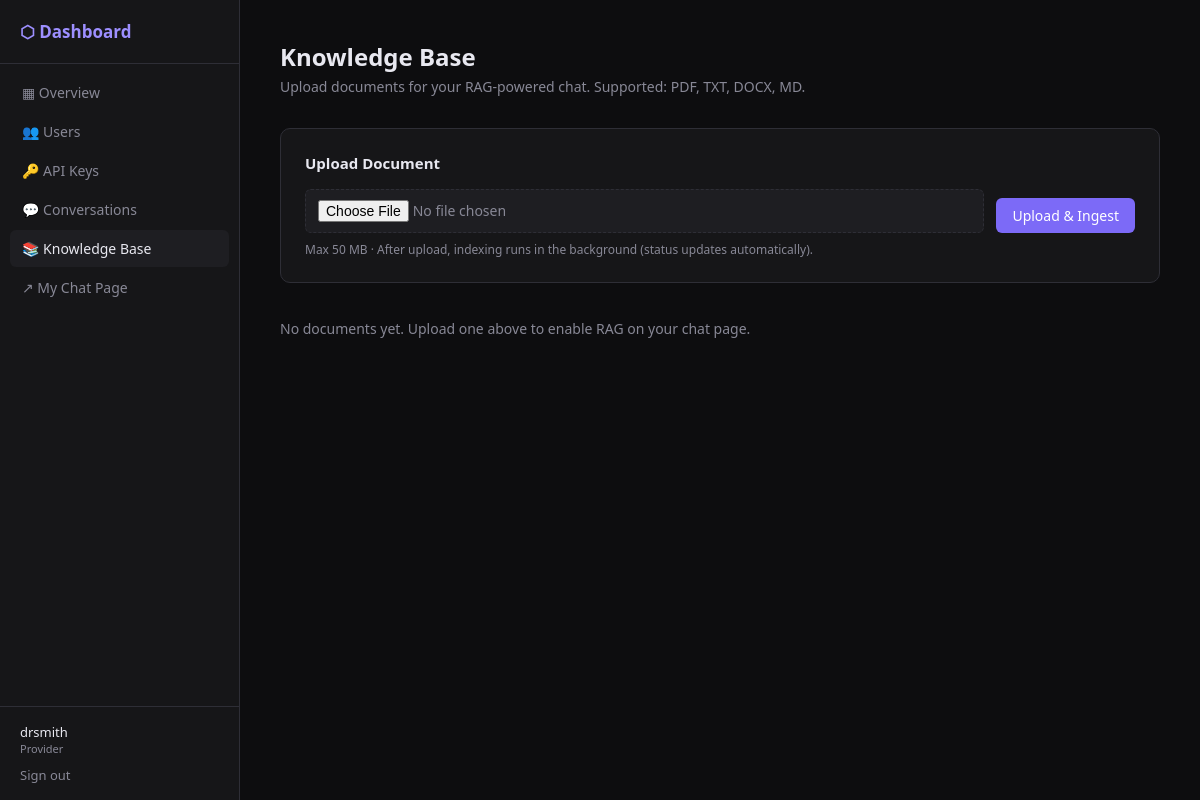
The app's page /dashboard/rag/documents/ (signed in), older data.
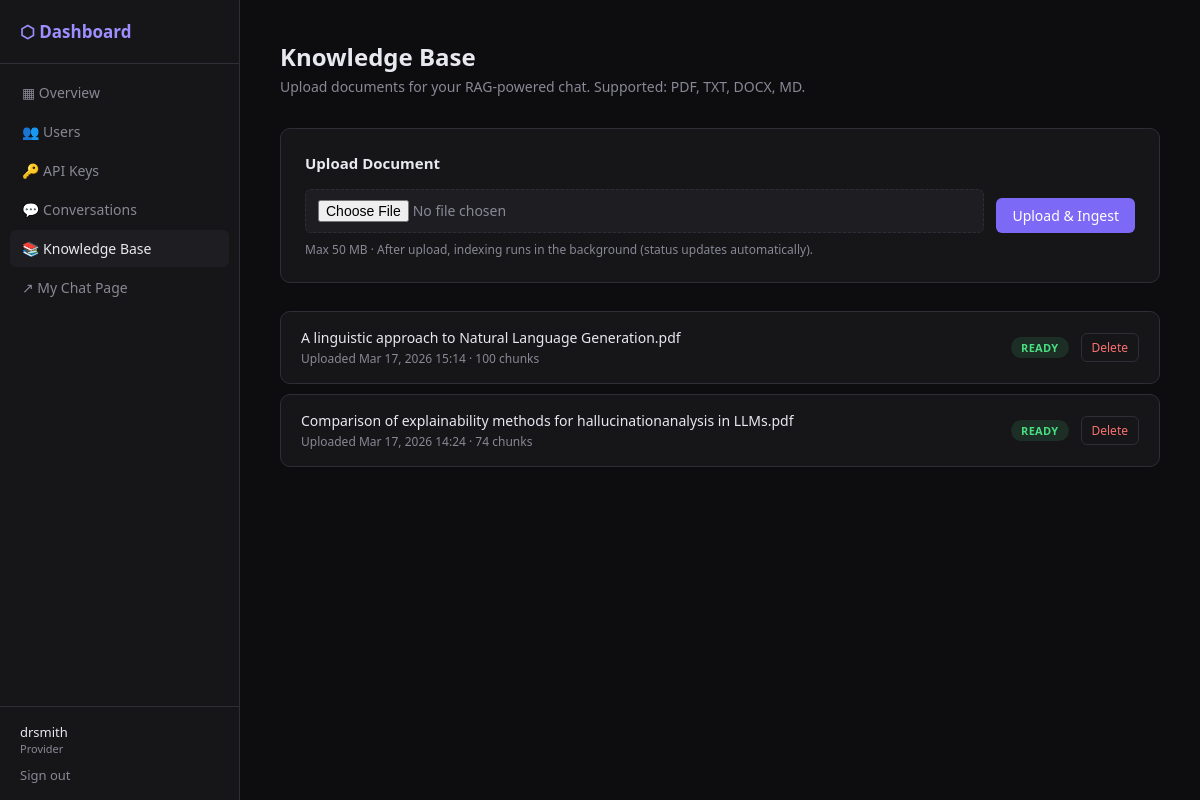
The same page, newer data.
### rag/models.py (models this page shows, shortened)
class ProviderDocument(models.Model):
    class Status(models.TextChoices):
        PENDING   = 'pending',   'Pending'
        INGESTING = 'ingesting', 'Ingesting'
        READY     = 'ready',     'Ready'
        ERROR     = 'error',     'Error'
    provider      = models.ForeignKey(User, on_delete=models.CASCADE,
                                      related_name='documents')
    file          = models.FileField(upload_to=upload_path)
    original_name = models.CharField(max_length=255)
    status        = models.CharField(max_length=10, choices=Status.choices,
                                     default=Status.PENDING)
    error_message = models.TextField(blank=True)
    chunk_count   = models.PositiveIntegerField(default=0)
    uploaded_at   = models.DateTimeField(auto_now_add=True)
    class Meta:
        ordering = ['-uploaded_at']

### rag/views.py (the view)
# urls.py: path('documents/',                  views.DocumentListView.as_view(),       name='rag_documents'),
class DocumentListView(BtierRequiredMixin, View):
    def get(self, request):
        docs = ProviderDocument.objects.filter(provider=request.user)
        try:
            embed_cfg = request.user.embedding_config
        except ProviderEmbeddingConfig.DoesNotExist:
            embed_cfg = None
        return render(request, 'rag/documents.html', {
            'documents':       docs,
            'embed_cfg':       embed_cfg,
            'model_choices':   EMBED_MODEL_CHOICES,
        })

### rag/views.py (called while the page is built)
    def dispatch(self, request, *args, **kwargs):
        if not request.user.is_authenticated:
            return self.handle_no_permission()
        if request.user.tier not in [User.Tier.A, User.Tier.B]:
            return redirect('chat_home')
        return super().dispatch(request, *args, **kwargs)

### templates/rag/documents.html (shortened to what this page needs)
{% extends "dashboard/base.html" %}
{% block dashboard_content %}
<div class="d-header">
  <h1>Knowledge Base</h1>
  <p>Upload documents for your RAG-powered chat. Supported: PDF, TXT, DOCX, MD.</p>
</div>
<div class="upload-card">
  <h2>Upload Document</h2>
  <form method="post" action="{% url 'rag_upload' %}" enctype="multipart/form-data">
    <div class="upload-row">
      <input type="file" name="file" accept=".pdf,.txt,.docx,.doc,.md,.markdown" required>
      <button type="submit" class="btn btn-primary">Upload &amp; Ingest</button>
    </div>
  </form>
  <p class="hint">Max 50 MB · After upload, indexing runs in the background (status updates automatically).</p>
</div>
<div class="doc-list" id="docList">
  {% for doc in documents %}
  <div class="doc-card" data-doc-id="{{ doc.pk }}" data-status="{{ doc.status }}">
    <div style="flex:1;min-width:0">
      <div class="doc-name">{{ doc.original_name }}</div>
      <div class="doc-meta">
        Uploaded {{ doc.uploaded_at|date:"M d, Y H:i" }}
        {% if doc.status == 'ready' %} · {{ doc.chunk_count }} chunks{% endif %}
      </div>
    </div>
    <div class="doc-actions">
      <span class="status-badge status-{{ doc.status }}" id="status-{{ doc.pk }}">
        {{ doc.get_status_display }}
      </span>
      <form method="post" action="{% url 'rag_delete' doc.pk %}"
            onsubmit="return confirm('Delete this document and remove its vectors?')">
        <button type="submit" class="btn btn-ghost"
                style="font-size:12px;padding:5px 10px;color:var(--red)">Delete</button>
      </form>
    </div>
  </div>
  {% empty %}
  <div class="empty">No documents yet. Upload one above to enable RAG on your chat page.</div>
  {% endfor %}
</div>
{% endblock %}

Row changes from the older to the newer data that the page shows:
added ProviderDocument: original_name "A linguistic approach to Natural Language Generation.pdf", uploaded_at "Mar 17, 2026 15:14", chunk_count "100", status "READY"
added ProviderDocument: original_name "Comparison of explainability methods for hallucinationanalysis in LLMs.pdf", uploaded_at "Mar 17, 2026 14:24", chunk_count "74", status "READY"
Text that changed along with them:
text no longer shown: "No documents yet. Upload one above to enable RAG on your chat page."
